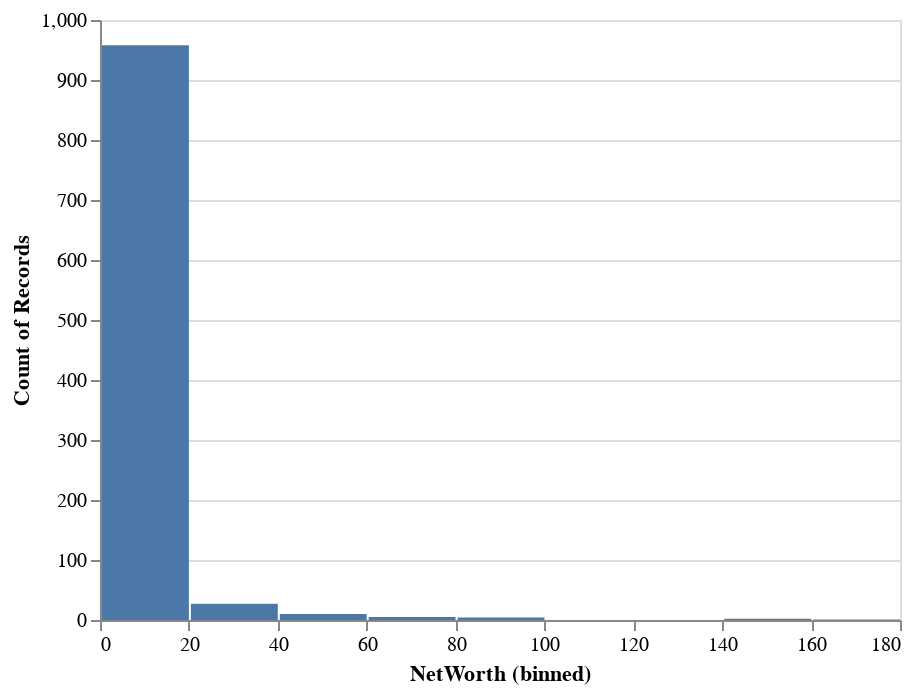

The notebook cell saved with this chart:
### Code cell
alt.Chart(forbes_billionaires[IsBachelor]).mark_bar().encode(alt.X("NetWorth", bin=True), y='count()',)

### Figure 1 — Vega-Lite specification as saved in the notebook (floating-point values rounded to 4 significant figures; data arrays with more than 128 entries replaced by an {"elided": "..."} marker saying what was removed)
{"config": {"view": {"continuousWidth": 400, "continuousHeight": 300}}, "data": {"name": "data-e16b548745e182d50ad1dc5958f433dc"}, "mark": "bar", "encoding": {"x": {"bin": true, "field": "NetWorth", "type": "quantitative"}, "y": {"aggregate": "count", "type": "quantitative"}}, "$schema": "https://vega.github.io/schema/vega-lite/v4.17.0.json", "datasets": {"data-e16b548745e182d50ad1dc5958f433dc": {"elided": "1007 records"}}}
